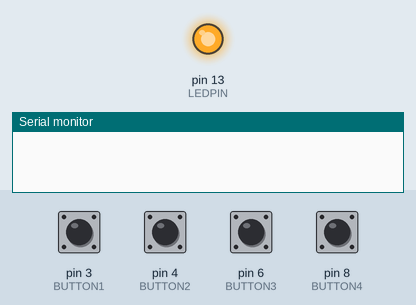
Bench run of a sketch on a simulated Arduino Uno, built with avr-gcc and run on an emulated ATmega328P. Shown: output pins drawn as LEDs (lit = HIGH), the last lines printed to the serial monitor. The inputs (shaded band) are chosen by the test bench; at power-on: pin 3 (BUTTON1), pin 4 (BUTTON2), pin 6 (BUTTON3), pin 8 (BUTTON4) LOW.

Above: at 1.2 s.
1.3 s: pin 3 (BUTTON1) pulled HIGH for 0.15 s
At 2.9 s:
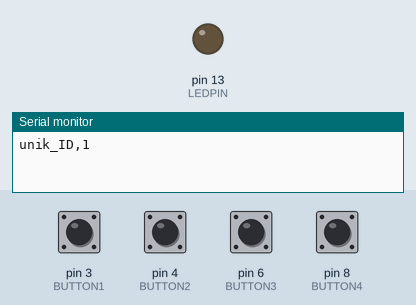
Timing chart, 0 to 4.4 s (numbered marks = the images above; inputs shaded):
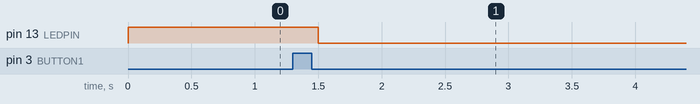

The sketch:

ArduinoCode.ino
```cpp
//Verdier til knappelyttere
int BUTTON1 = 3;
int BUTTON2 = 4;
int BUTTON3 = 6;
int BUTTON4 = 8;
int LEDPIN = 13;

bool answerGiven = false;

String user = "unik_ID"; // Sett en unik ID for hver Arduino

void setup(){
  //For å kunne sende data til Processing over USB
  Serial.begin(9600);
  //Setter pinmode for knapper og LED
  pinMode(BUTTON1, INPUT);
  pinMode(BUTTON2, INPUT);
  pinMode(BUTTON3, INPUT);
  pinMode(BUTTON4, INPUT);
  pinMode(LEDPIN, OUTPUT);
  digitalWrite(LEDPIN, LOW);
}
/**
 * Loop som kjorer på Arduino
 */
void loop(){
  // Koden kjorer kun om svar ikke er gitt.
  if(!answerGiven){
    //LED lyser for aa indikere at svar ikke er avgitt
    digitalWrite(LEDPIN, HIGH);
    //Leser hvilken krets som er sluttet, og sender det til Processing
    if(digitalRead(BUTTON1) == HIGH){
      sendValg(1);
    }
    else if(digitalRead(BUTTON2) == HIGH){
      sendValg(2);
    }
    else if(digitalRead(BUTTON3) == HIGH){
     sendValg(3);
    }
    else if(digitalRead(BUTTON4) == HIGH){
    sendValg(4);
    }
  }
}
/**
 * Metode som sender valget til bruker til Processing
 * @param BUTTON som tilsvarer valget til bruker
 */
void sendValg(int valg){
  Serial.println(user + "," + valg);
  delay(200);
  answerGiven = true; //Viser at et valgt er tatt, for aa hindre lesing igjen
  digitalWrite(LEDPIN, LOW); //Skrur av LED for aa vise at noe er valgt
}
```

Measured:
- after the input at 1.3 s, pin 13 (LEDPIN): HIGH → LOW after 0.20 s
